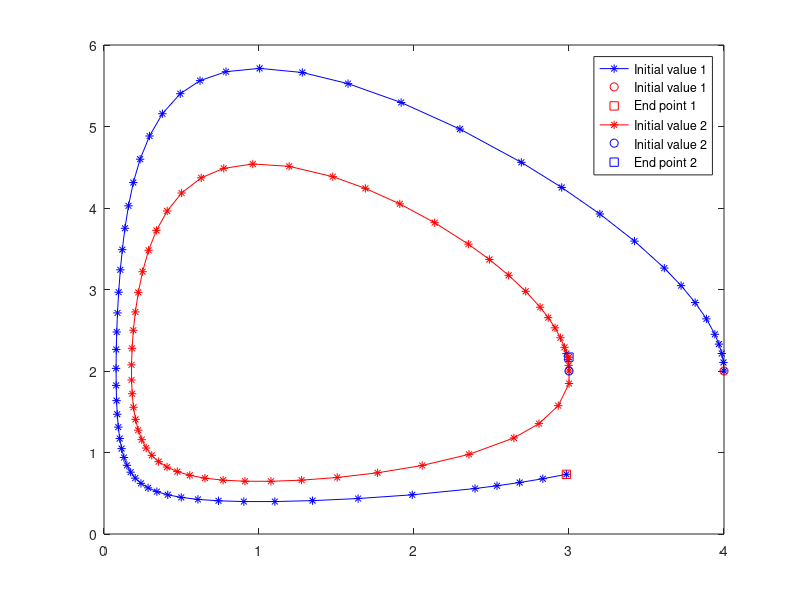

The MATLAB source for this figure:
function LVtrajectories

%constants
alpha=2;
beta=1;
gamma=1;
delta=1;

%initial value 1
y_0=[4;2];

%right hand side
y_dot=@(t,y) [(alpha-beta*y(2))*y(1);(delta*y(1)-gamma)*y(2)];

%end time
T=5;

%integrate with ode45
[tout,yout]=ode45(y_dot,[0 T],y_0);

%plot the result
figure;
plot(yout(:,1),yout(:,2),'*-b'); %'b' stands for blue
hold on;
%initial value as circle
plot(yout(1,1),yout(1,2),'or'); %'or' stands for a red circle
%end point as square
plot(yout(end,1),yout(end,2),'sr'); %'s' stands for a square
%legend
legend('Initial value 1','Initial value 1','End point 1');

%initial value 2
y_0=[3;2];

%integrate with ode45
[tout,yout]=ode45(y_dot,[0 T],y_0);

%Plot the result
plot(yout(:,1),yout(:,2),'*-r');
%initial value as circle
plot(yout(1,1),yout(1,2),'ob');
%end point as square
plot(yout(end,1),yout(end,2),'sb');
%legend
legend('Initial value 1','Initial value 1','End point 1',...
    'Initial value 2','Initial value 2','End point 2');

end
